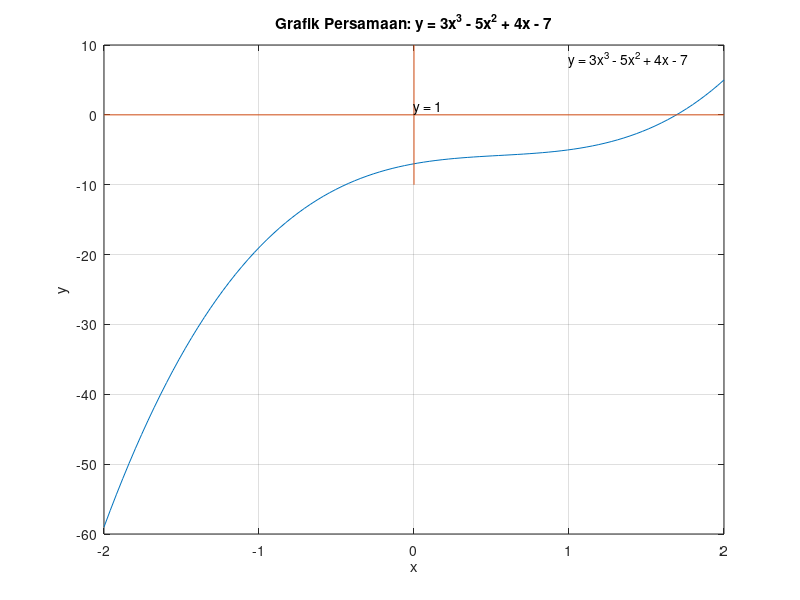

Source code (MATLAB):
## L0325003_Inka Putri

%Plot untuk persamaan pertama grafik ganda
x = linspace(-2,2);
f1 = @(x) 3*x.^3 - 5*x.^2 + 4*x - 7;
y1 = f1(x);

plot(x, y1)
hold on;

%Menggambar sumbu x dan y
line([-2,2], [0,0]); %Sumbu X
line([0,0], [-10,10]); %Sumbu Y

%Annotation
text(1, 8, 'y = 3x^3 - 5x^2 + 4x - 7');
text(0, 1, 'y = 1'); %untuk menandai titik potong

%Pengaturan grafik
xlabel('x');
ylabel('y');
title('Grafik Persamaan: y = 3x^3 - 5x^2 + 4x - 7');
grid on;
hold off;
